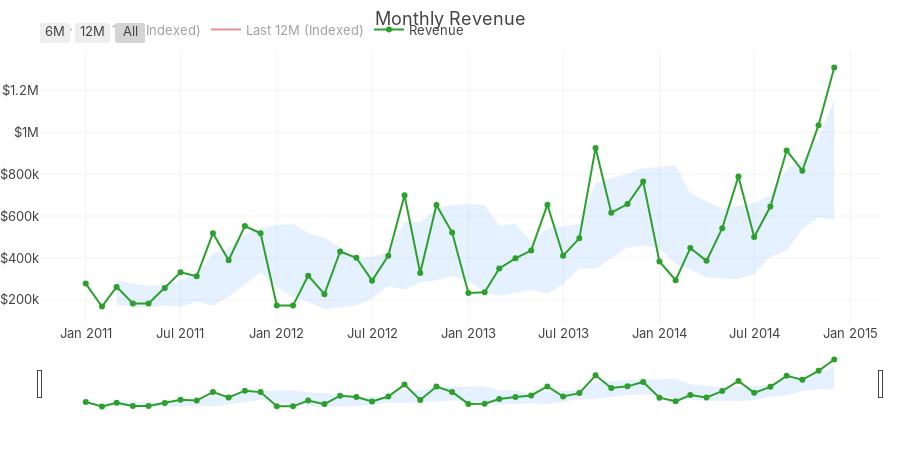

Notebook code for this chart:
### Code cell
# Optional YoY overlay (align last 12 months vs previous 12)
if len(monthly) >= 24:
    base = monthly.tail(24).copy()
    base["series"] = ["Last 12M"]*12 + ["Prev 12M"]*12
    base["pos"] = list(range(12))*2
    yoy_overlay = True
else:
    yoy_overlay = False

fig_trend = go.Figure()

# Smoothed confidence band (clip negatives, lighter fill)
fig_trend.add_traces([
    go.Scatter(
        x=monthly["date"], y=monthly["band_high"], line=dict(width=0),
        hoverinfo="skip", showlegend=False
    ),
    go.Scatter(
        x=monthly["date"], y=monthly["band_low"], line=dict(width=0),
        fill="tonexty", fillcolor="rgba(0, 120, 255, 0.10)",
        hoverinfo="skip", showlegend=False
    )
])

# Revenue line with markers
fig_trend.add_trace(go.Scatter(
    x=monthly["date"], y=monthly["revenue"], mode="lines+markers",
    name="Revenue", line=dict(width=2),
    hovertemplate="<b>%{x|%b %Y}</b><br>$%{y:,.0f}<extra></extra>"
))

# Anomaly markers
anoms = monthly[monthly["anomaly"] & monthly["ma"].notna()]
if not anoms.empty:
    fig_trend.add_trace(go.Scatter(
        x=anoms["date"], y=anoms["revenue"], mode="markers",
        marker=dict(size=10, color="crimson", symbol="diamond"),
        name="Anomaly",
        hovertemplate="⚠ %{x|%b %Y}<br>$%{y:,.0f}<extra></extra>"
    ))

# YoY overlay as offset series (optional)
if yoy_overlay:
    last12 = base[base["series"]=="Last 12M"]
    prev12 = base[base["series"]=="Prev 12M"]
    fig_trend.add_trace(go.Scatter(
        x=last12["pos"], y=last12["revenue"], mode="lines",
        name="Last 12M (Indexed)", line=dict(width=2, dash="solid"),
        hovertemplate="Month +%{x}<br>$%{y:,.0f}<extra></extra>", visible="legendonly"
    ))
    fig_trend.add_trace(go.Scatter(
        x=prev12["pos"], y=prev12["revenue"], mode="lines",
        name="Prev 12M (Indexed)", line=dict(width=2, dash="dot"),
        hovertemplate="Month +%{x}<br>$%{y:,.0f}<extra></extra>", visible="legendonly"
    ))

fig_trend.update_layout(
    title="Monthly Revenue",
    xaxis=dict(rangeslider=dict(visible=True), rangeselector=dict(
        buttons=[
            dict(count=6, step="month", stepmode="backward", label="6M"),
            dict(count=12, step="month", stepmode="backward", label="12M"),
            dict(step="all", label="All")
        ]
    )),
    height=450
)
add_currency_axis(fig_trend, "y")

### Figure 1 — Plotly figure (JSON) as saved in the notebook; plotly's stock layout.template omitted (floating-point values rounded to 4 significant figures)
{"data": [{"hoverinfo": "skip", "line": {"width": 0}, "showlegend": false, "type": "scatter", "x": ["2011-01-01T00:00:00", "2011-02-01T00:00:00", "2011-03-01T00:00:00", "2011-04-01T00:00:00", "2011-05-01T00:00:00", "2011-06-01T00:00:00", "2011-07-01T00:00:00", "2011-08-01T00:00:00", "2011-09-01T00:00:00", "2011-10-01T00:00:00", "2011-11-01T00:00:00", "2011-12-01T00:00:00", "2012-01-01T00:00:00", "2012-02-01T00:00:00", "2012-03-01T00:00:00", "2012-04-01T00:00:00", "2012-05-01T00:00:00", "2012-06-01T00:00:00", "2012-07-01T00:00:00", "2012-08-01T00:00:00", "2012-09-01T00:00:00", "2012-10-01T00:00:00", "2012-11-01T00:00:00", "2012-12-01T00:00:00", "2013-01-01T00:00:00", "2013-02-01T00:00:00", "2013-03-01T00:00:00", "2013-04-01T00:00:00", "2013-05-01T00:00:00", "2013-06-01T00:00:00", "2013-07-01T00:00:00", "2013-08-01T00:00:00", "2013-09-01T00:00:00", "2013-10-01T00:00:00", "2013-11-01T00:00:00", "2013-12-01T00:00:00", "2014-01-01T00:00:00", "2014-02-01T00:00:00", "2014-03-01T00:00:00", "2014-04-01T00:00:00", "2014-05-01T00:00:00", "2014-06-01T00:00:00", "2014-07-01T00:00:00", "2014-08-01T00:00:00", "2014-09-01T00:00:00", "2014-10-01T00:00:00", "2014-11-01T00:00:00", "2014-12-01T00:00:00"], "y": [null, null, 295300.0, 277900.0, 265700.0, 270300.0, 294400.0, 317400.0, 422300.0, 446900.0, 511800.0, 542200.0, 558700.0, 562500.0, 517600.0, 496800.0, 449300.0, 400000.0, 405400.0, 426700.0, 572600.0, 570800.0, 634900.0, 653100.0, 657800.0, 653000.0, 554200.0, 563300.0, 476300.0, 540700.0, 551500.0, 564600.0, 758100.0, 780200.0, 802400.0, 829800.0, 832400.0, 841900.0, 707300.0, 670800.0, 635600.0, 648600.0, 662300.0, 697400.0, 824000.0, 865200.0, 972700.0, 1157000.0]}, {"fill": "tonexty", "fillcolor": "rgba(0, 120, 255, 0.10)", "hoverinfo": "skip", "line": {"width": 0}, "showlegend": false, "type": "scatter", "x": ["2011-01-01T00:00:00", "2011-02-01T00:00:00", "2011-03-01T00:00:00", "2011-04-01T00:00:00", "2011-05-01T00:00:00", "2011-06-01T00:00:00", "2011-07-01T00:00:00", "2011-08-01T00:00:00", "2011-09-01T00:00:00", "2011-10-01T00:00:00", "2011-11-01T00:00:00", "2011-12-01T00:00:00", "2012-01-01T00:00:00", "2012-02-01T00:00:00", "2012-03-01T00:00:00", "2012-04-01T00:00:00", "2012-05-01T00:00:00", "2012-06-01T00:00:00", "2012-07-01T00:00:00", "2012-08-01T00:00:00", "2012-09-01T00:00:00", "2012-10-01T00:00:00", "2012-11-01T00:00:00", "2012-12-01T00:00:00", "2013-01-01T00:00:00", "2013-02-01T00:00:00", "2013-03-01T00:00:00", "2013-04-01T00:00:00", "2013-05-01T00:00:00", "2013-06-01T00:00:00", "2013-07-01T00:00:00", "2013-08-01T00:00:00", "2013-09-01T00:00:00", "2013-10-01T00:00:00", "2013-11-01T00:00:00", "2013-12-01T00:00:00", "2014-01-01T00:00:00", "2014-02-01T00:00:00", "2014-03-01T00:00:00", "2014-04-01T00:00:00", "2014-05-01T00:00:00", "2014-06-01T00:00:00", "2014-07-01T00:00:00", "2014-08-01T00:00:00", "2014-09-01T00:00:00", "2014-10-01T00:00:00", "2014-11-01T00:00:00", "2014-12-01T00:00:00"], "y": [null, null, 176700.0, 167200.0, 163400.0, 172700.0, 166600.0, 191700.0, 172200.0, 216600.0, 275000.0, 331800.0, 262400.0, 212000.0, 189400.0, 156200.0, 163200.0, 173500.0, 207600.0, 265700.0, 247900.0, 283300.0, 293100.0, 315000.0, 290800.0, 237500.0, 219800.0, 234000.0, 248800.0, 228800.0, 277300.0, 349800.0, 348100.0, 398500.0, 450100.0, 459500.0, 447500.0, 371500.0, 346700.0, 306700.0, 303500.0, 298700.0, 323900.0, 405800.0, 434400.0, 536600.0, 593000.0, 582400.0]}, {"hovertemplate": "<b>%{x|%b %Y}</b><br>$%{y:,.0f}<extra></extra>", "line": {"width": 2}, "mode": "lines+markers", "name": "Revenue", "type": "scatter", "x": ["2011-01-01T00:00:00", "2011-02-01T00:00:00", "2011-03-01T00:00:00", "2011-04-01T00:00:00", "2011-05-01T00:00:00", "2011-06-01T00:00:00", "2011-07-01T00:00:00", "2011-08-01T00:00:00", "2011-09-01T00:00:00", "2011-10-01T00:00:00", "2011-11-01T00:00:00", "2011-12-01T00:00:00", "2012-01-01T00:00:00", "2012-02-01T00:00:00", "2012-03-01T00:00:00", "2012-04-01T00:00:00", "2012-05-01T00:00:00", "2012-06-01T00:00:00", "2012-07-01T00:00:00", "2012-08-01T00:00:00", "2012-09-01T00:00:00", "2012-10-01T00:00:00", "2012-11-01T00:00:00", "2012-12-01T00:00:00", "2013-01-01T00:00:00", "2013-02-01T00:00:00", "2013-03-01T00:00:00", "2013-04-01T00:00:00", "2013-05-01T00:00:00", "2013-06-01T00:00:00", "2013-07-01T00:00:00", "2013-08-01T00:00:00", "2013-09-01T00:00:00", "2013-10-01T00:00:00", "2013-11-01T00:00:00", "2013-12-01T00:00:00", "2014-01-01T00:00:00", "2014-02-01T00:00:00", "2014-03-01T00:00:00", "2014-04-01T00:00:00", "2014-05-01T00:00:00", "2014-06-01T00:00:00", "2014-07-01T00:00:00", "2014-08-01T00:00:00", "2014-09-01T00:00:00", "2014-10-01T00:00:00", "2014-11-01T00:00:00", "2014-12-01T00:00:00"], "y": [277864, 168114, 261895, 182323, 182691, 256268, 331816, 312457, 518107, 389135, 552657, 517908, 173049, 172648, 315692, 227205, 430974, 400850, 291835, 410835, 699593, 328192, 652611, 521355, 233077, 236573, 350130, 398237, 436100, 654214, 411052, 493699, 925204, 615886, 657398, 764399, 382989, 294215, 447229, 386252, 542143, 789199, 499623, 645162, 912963, 816285, 1033875, 1309206]}, {"hovertemplate": "Month +%{x}<br>$%{y:,.0f}<extra></extra>", "line": {"dash": "solid", "width": 2}, "mode": "lines", "name": "Last 12M (Indexed)", "type": "scatter", "visible": "legendonly", "x": [0, 1, 2, 3, 4, 5, 6, 7, 8, 9, 10, 11], "y": [233077, 236573, 350130, 398237, 436100, 654214, 411052, 493699, 925204, 615886, 657398, 764399]}, {"hovertemplate": "Month +%{x}<br>$%{y:,.0f}<extra></extra>", "line": {"dash": "dot", "width": 2}, "mode": "lines", "name": "Prev 12M (Indexed)", "type": "scatter", "visible": "legendonly", "x": [0, 1, 2, 3, 4, 5, 6, 7, 8, 9, 10, 11], "y": [382989, 294215, 447229, 386252, 542143, 789199, 499623, 645162, 912963, 816285, 1033875, 1309206]}], "layout": {"height": 450, "title": {"text": "Monthly Revenue"}, "xaxis": {"rangeselector": {"buttons": [{"count": 6, "label": "6M", "step": "month", "stepmode": "backward"}, {"count": 12, "label": "12M", "step": "month", "stepmode": "backward"}, {"label": "All", "step": "all"}]}, "rangeslider": {"visible": true}}, "yaxis": {"tickformat": "$~s"}}}
